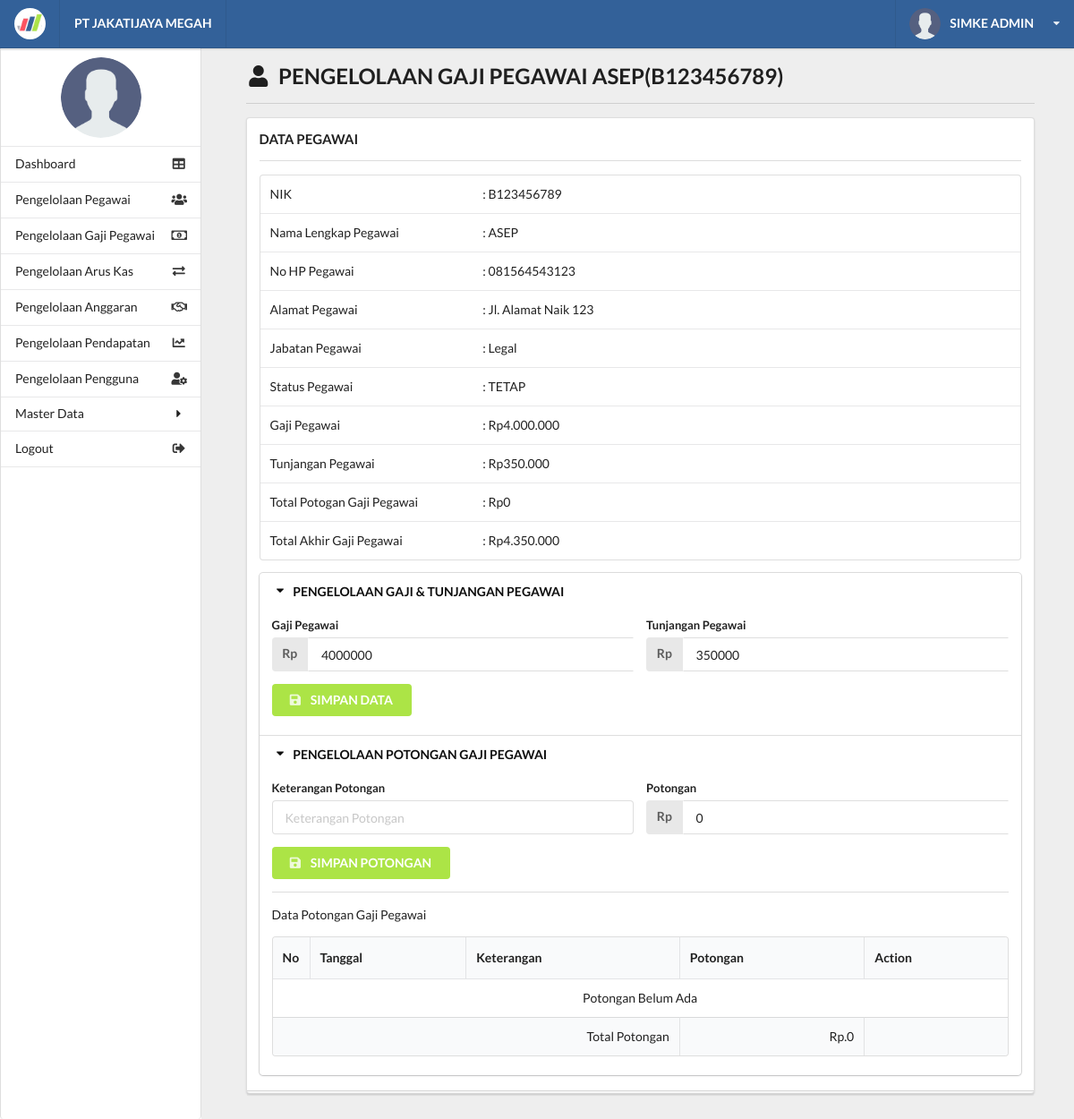
The page /detail_gaji.php?nik=B123456789 (signed in) on the database its author committed.
### tables this page shows
CREATE TABLE `tb_pegawai` (
  `id_pegawai` int(11) NOT NULL AUTO_INCREMENT,
  `nik` varchar(50) NOT NULL,
  `nama_lengkap` varchar(250) NOT NULL,
  `no_hp` varchar(15) NOT NULL,
  `alamat` text NOT NULL,
  `status_pegawai` varchar(200) NOT NULL COMMENT 'pg teteap; pg lama;',
  `id_jabatan` int(11) NOT NULL,
  PRIMARY KEY (`id_pegawai`),
  UNIQUE KEY `nik` (`nik`),
  KEY `id_jabatan` (`id_jabatan`),
  CONSTRAINT `tb_pegawai_ibfk_1` FOREIGN KEY (`id_jabatan`) REFERENCES `tb_jabatan` (`id_jabatan`) ON DELETE CASCADE ON UPDATE CASCADE
);

CREATE TABLE `tb_tunjangan` (
  `nik` varchar(50) NOT NULL,
  `tunjangan` int(15) DEFAULT NULL,
  PRIMARY KEY (`nik`),
  CONSTRAINT `tb_tunjangan_ibfk_1` FOREIGN KEY (`nik`) REFERENCES `tb_pegawai` (`nik`) ON DELETE CASCADE ON UPDATE CASCADE
);

CREATE TABLE `tb_jabatan` (
  `id_jabatan` int(11) NOT NULL AUTO_INCREMENT,
  `nama_jabatan` varchar(250) NOT NULL,
  `keterangan` text,
  PRIMARY KEY (`id_jabatan`)
);

CREATE TABLE `tb_gaji` (
  `nik` varchar(50) NOT NULL,
  `gaji` int(15) NOT NULL,
  PRIMARY KEY (`nik`),
  CONSTRAINT `tb_gaji_ibfk_1` FOREIGN KEY (`nik`) REFERENCES `tb_pegawai` (`nik`) ON DELETE CASCADE ON UPDATE CASCADE
);

### functions/function_gaji.php (called while the page is built, shortened)
<?php
    require_once 'database.php';
    function getTotalPotongan($nik){
       global $conn;
       $fixnik = mysqli_real_escape_string($conn, $nik);
        $sql    = "SELECT SUM(potongan) as total_potongan FROM tb_potongan WHERE nik='$fixnik'";
        $result = mysqli_query($conn, $sql);
        return mysqli_fetch_all($result, MYSQLI_ASSOC);
    }
    function getPotongan($nik) {
        global $conn;
        $fixnik = mysqli_real_escape_string($conn, $nik);
        $sql    = "SELECT * FROM tb_potongan WHERE nik='$fixnik'";
        $result = mysqli_query($conn, $sql);
        return mysqli_fetch_all($result, MYSQLI_ASSOC);
    }
    function getPegawai($nik) {
        global $conn;
        $fixnik = mysqli_real_escape_string($conn, $nik);
        $sql    = "SELECT tb_pegawai.*, tb_jabatan.*, tb_gaji.*, tb_tunjangan.*
                    FROM tb_pegawai
                    JOIN tb_jabatan ON tb_pegawai.id_jabatan = tb_jabatan.id_jabatan
                    JOIN tb_gaji ON tb_pegawai.nik = tb_gaji.nik
                    JOIN tb_tunjangan ON tb_pegawai.nik = tb_tunjangan.nik
                    WHERE tb_pegawai.nik='$fixnik'";
        $result = mysqli_query($conn, $sql);
        return mysqli_fetch_all($result, MYSQLI_ASSOC);
    }
?>

### detail_gaji.php (the view, shortened to what this page needs)
<?php
	require 'functions/function_gaji.php';
	include_once 'layout/header.php';
	include_once 'layout/sidebar.php';
	$nik = $_GET['nik'];
	$getPegawai = getPegawai($nik);
	foreach ($getPegawai as $data) {
	$getPotongan = getTotalPotongan($data['nik']);
	$jmlGaji = $data['gaji'];
	$jmlTunjangan = $data['tunjangan'];
	if ($getPotongan > 0) {
		$jmlPotongan = $getPotongan[0]['total_potongan'];
	}else{
		$jmlPotongan = 0;
	}
	$totalGaji = $jmlGaji + $jmlTunjangan - $jmlPotongan;
?>
		<div class="right floated thirteen wide computer sixteen wide phone column" id="content">
			<div class="ui container grid">
				<div class="row">
					<div class="fifteen wide computer sixteen wide phone centered column">
						<h2><i class="user icon"></i> PENGELOLAAN GAJI PEGAWAI <?= $data['nama_lengkap'] ?>(<?= $data['nik'] ?>)</h2>
						<div class="ui divider"></div>
						<div class="ui grid">
							<div class="sixteen wide computer sixteen wide phone centered column">
								<div class="ui stacked segment">
									<h4> DATA PEGAWAI</h4>
									<div class="ui divider"></div>
									<table width="100%" class="ui fixed table">
										<tr>
											<td width="28%">NIK</td>
											<td>: <?= $data['nik'] ?></td>
										</tr>
										<tr>
											<td>Nama Lengkap Pegawai</td>
											<td>: <?= $data['nama_lengkap'] ?></td>
										</tr>
										<tr>
											<td>No HP Pegawai</td>
											<td>: <?= $data['no_hp'] ?></td>
										</tr>
										<tr>
											<td>Alamat Pegawai</td>
											<td>: <?= $data['alamat'] ?></td>
										</tr>
										<tr>
											<td>Jabatan Pegawai</td>
											<td>: <?= $data['nama_jabatan'] ?></td>
										</tr>
										<tr>
											<td>Status Pegawai</td>
											<td>: <?= $data['status_pegawai'] ?></td>
										</tr>
										<tr>
											<td>Gaji Pegawai</td>
											<td>: Rp<?= number_format($jmlGaji, 0 , '' , '.' ) ?></td>
										</tr>
										<tr>
											<td>Tunjangan Pegawai</td>
											<td>: Rp<?= number_format($jmlTunjangan, 0 , '' , '.' ) ?></td>
										</tr>
										<tr>
											<td>Total Potogan Gaji Pegawai</td>
											<td>: Rp<?= number_format($jmlPotongan, 0 , '' , '.' ) ?></td>
										</tr>
										<tr>
											<td>Total Akhir Gaji Pegawai</td>
											<td>: Rp<?= number_format($totalGaji, 0 , '' , '.' ) ?></td>
										</tr>
									</table>
									<div class="ui styled fluid accordion">
										<div class="title active">
										    <i class="dropdown icon"></i>
										    PENGELOLAAN GAJI & TUNJANGAN PEGAWAI
										</div>
											<div class="content active">
											    <form action="functions/function_gaji.php" method="POST">
													<div class="ui form">
														<div class="two fields">
								                            <div class="field">
								                                <label>Gaji Pegawai</label>
								                                <div class="ui right labeled input">
								                                	<label for="amount" class="ui label">Rp</label>
																	<input type="number" name="gaji" placeholder="3000000" maxlength="15" value="<?= $data['gaji'] ?>">
								                                </div>
								                            </div>
								                            <div class="field">
							                                <label>Tunjangan Pegawai</label>
							                                <div class="ui right labeled input">
							                                	<label for="amount" class="ui label">Rp</label>
							                               	 	<input type="number" name="tunjangan" placeholder="3000000" maxlength="15" value="<?= $data['tunjangan'] ?>">
							                                </div>
							                            </div>
								                        </div>
													</div>
								                    <button class="ui green button">
								                        <i class="save icon"></i>
								                        SIMPAN DATA
								                    </button>
												</form>
											</div>
										<div class="title active">
										    <i class="dropdown icon"></i>
										    PENGELOLAAN POTONGAN GAJI PEGAWAI
										</div>
											<div class="content active">
												<form action="functions/function_gaji.php" method="POST">
													<div class="ui form">
														<div class="two fields">
															<div class="field">
																<label>Keterangan Potongan</label>
																<input type="text" name="keterangan" maxlength="200" placeholder="Keterangan Potongan">
															</div>
															<div class="field">
								                                <label>Potongan</label>
								                                <div class="ui right labeled input">
								                                	<label for="amount" class="ui label">Rp</label>
								                               	 	<input type="number" name="potongan" maxlength="15" value="0">
								                                </div>
								                            </div>
														</div>
													</div>
								                    <button class="ui green button">
								                        <i class="save icon"></i>
								                        SIMPAN POTONGAN
								                    </button>
												</form>
												<div class="ui divider"></div>
												<label>Data Potongan Gaji Pegawai</label>
												<table class="ui celled table responsive nowrap unstackable" style="width:100%">
													<thead>
														<tr>
															<th width="5%">No</th>
															<th>Tanggal</th>
															<th>Keterangan</th>
															<th>Potongan</th>
															<th>Action</th>
														</tr>
													</thead>
													<tbody>
														<?php $get_potongan = getPotongan($data['nik']); $no = 1;
														$total_potongan = 0;
														if (count($get_potongan) > 0) {
														foreach ($get_potongan as $pt) { ?>
														<tr>
															<td style="text-align: center;"><?= $no++ ?></td>
															<td><?= $pt['tanggal'] ?></td>
															<td><?= $pt['keterangan'] ?></td>
															<td style="text-align: right;">Rp<?= number_format($pt['potongan'], 0 , '' , '.' ) ?></td>
															<td style="text-align: center;" width="20%">
																<a href="functions/function_gaji.php?nik=<?php echo $pt['nik']; ?>&hapus=<?php echo $pt['id_potongan']; ?>" class="ui red button small"><i class="trash alternate icon"></i> Hapus Potongan</a>
															</td>
														</tr>
														<?php
														$total_potongan = $total_potongan + $pt['potongan'];
														} }else{  ?>
														<tr>
															<td colspan="6" style="text-align: center;"> Potongan Belum Ada</td>
														</tr>
														<?php } ?>
													</tbody>
													<tfoot>
														<tr>
															<th colspan="3" style="text-align: right;">Total Potongan</th>
															<th style="text-align: right;">Rp.<?= number_format($total_potongan, 0 , '' , '.' ) ?></th>
															<th></th>
														</tr>
													</tfoot>
												</table>
											</div>
									</div>
								</div>
							</div>
						</div>
					</div>
				</div>
			</div>
		</div>
<?php
	};
	include_once 'layout/footer.php';
?>

### assets/css/main.css (style rules this page uses)
html, body { background-color: #eeeeee; height: 100%; width: 100%; margin: 0; padding: 0; }
#content { top: 1em; }
.green { background-color: #ACE446 !important; }

### rows shown on the page
tb_pegawai: nama_lengkap "ASEP", tb_tunjangan.nik "B123456789", no_hp "081564543123", alamat "Jl. Alamat Naik 123", id_jabatan.nama_jabatan "Legal", status_pegawai "TETAP", tb_gaji.gaji "4.000.000", tb_tunjangan.tunjangan "350.000", jmlPotongan "0", tb_gaji.gaji "4.350.000", gaji "4000000", tunjangan "350000", total_potongan "0"

### other values the page prints
$_SESSION['nama'] "SIMKE ADMIN"
